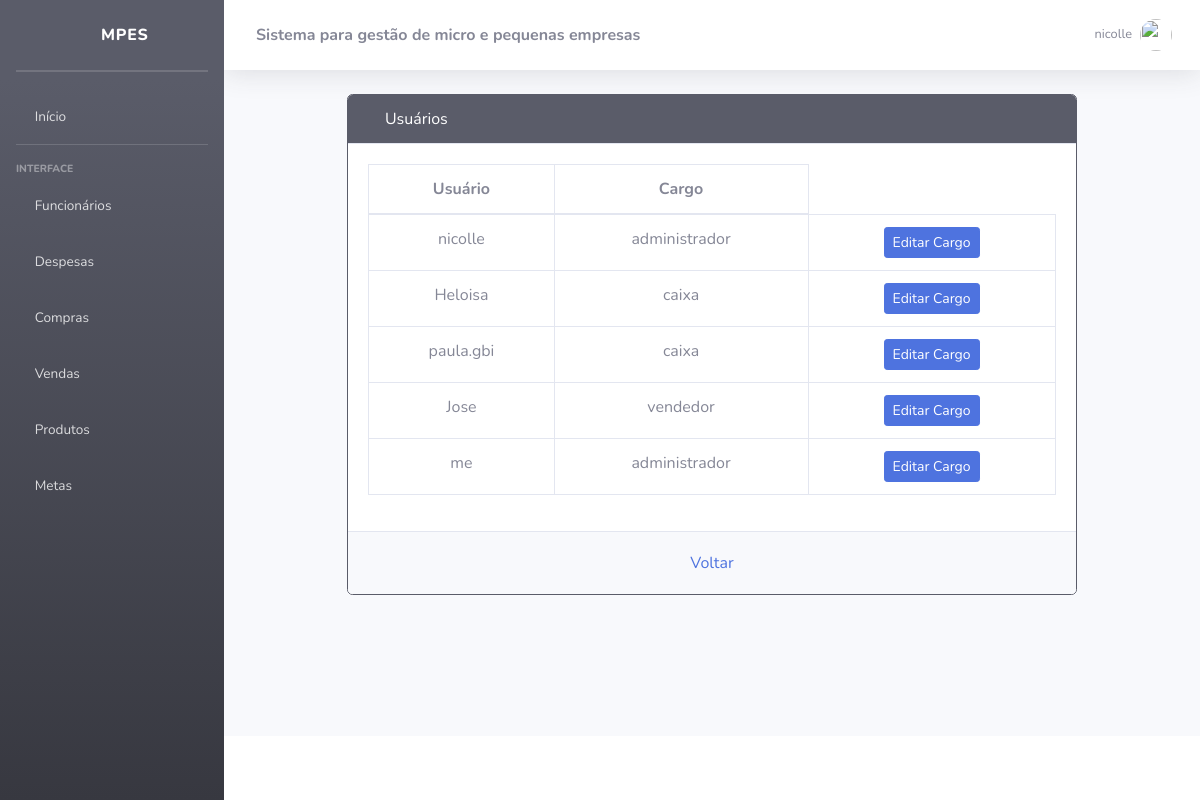
The page /accounts/Usuarios/ (signed in) on the database its author committed.
### accounts/models.py (models this page shows)
class Usuario(User):
    ESCOLHAS_CARGO = [
        ('vendedor', 'Vendedor'),
        ('caixa', 'Caixa'),
        ('administrador','Administrador')
    ]
    data_nascimento = models.DateField(null=True, blank=True)
    cpf = models.CharField(max_length=14, unique=True, null=True, blank=True)
    telefone = models.CharField(max_length=15, null=True, blank=True)
    cargo = models.CharField(max_length=20, choices=ESCOLHAS_CARGO, blank=True, null=True)

### accounts/views.py (the view)
# urls.py: path('Usuarios/', listarUsuarios, name='listarUsuarios'),
@group_required(['administrador'], "/accounts/login/")
def listarUsuarios(request):
    usuario = Usuario.objects.all()
    return render(request, "registration/listarUsuarios.html", {'usuario': usuario})

### MPEs/utils.py (called while the page is built, shortened)
def group_required(groups, login_url=None, raise_exception=False):
    def check_perms(user):
        if user.is_superuser:
            return True
        if user.groups.filter(name='administrador').exists():
            return True
    return user_passes_test(check_perms, login_url=login_url)

### templates/registration/listarUsuarios.html
{% extends 'base.html' %}
{% block content %}
  <div class="container my-4">
    <div class="row justify-content-center">
      <div class="col-lg-10 col-md-12">
        <div class="card border-dark">
          <div class="card-header bg-dark text-white">
            <i class="fas fa-users me-2"></i>
            Usuários
          </div>
          <div class="card-body">
            <div class="table-responsive">
              <table class="table table-bordered text-center" id="dataTable" width="100%" cellspacing="0">
                <thead>
                  <tr>
                    <th>Usuário</th>
                    <th>Cargo</th>
                  </tr>
                </thead>
                <tbody>
                  {% if usuario %}
                    {% for usuarios in usuario %}
                      <tr>
                        <td>{{ usuarios.username }}</td>
                        <td>{{ usuarios.cargo }}</td>
                        <td>
                          <a href="{% url 'editarUsuario' usuarios.id %}" class="btn btn-primary btn-sm">Editar Cargo</a>
                        </td>
                      </tr>
                    {% endfor %}
                  {% else %}
                    <tr>
                      <td colspan="3" class="text-center">Nenhum usuário encontrado</td>
                    </tr>
                  {% endif %}
                </tbody>
              </table>
            </div>
          </div>
          <div class="card-footer bg-light text-center">
            <a href="{% url 'home' %}" class="btn btn-link">Voltar</a>
          </div>
        </div>
      </div>
    </div>
  </div>
{% endblock %}

### templates/topbar.html (shortened to what this page needs)
{% load static %}
<nav class="navbar navbar-expand navbar-light bg-white topbar mb-4 static-top shadow">
    <div class="sidebar-brand-text mx-3"><strong>Sistema para gestão de micro e pequenas empresas</strong></div>
    <ul class="navbar-nav ml-auto">
        <li class="nav-item dropdown no-arrow d-sm-none">
        <li class="nav-item dropdown no-arrow">
            <a class="nav-link dropdown-toggle" href="#" id="userDropdown" role="button"
                data-toggle="dropdown" aria-haspopup="true" aria-expanded="false">
                <span class="mr-2 d-none d-lg-inline text-gray-600 small">{{ user }}</span>
                <img class="img-profile rounded-circle"
                src="{% static 'img/undraw_profile.svg' %}">
        </a>
        </li>
    </ul>
</nav>

### rows shown on the page
Usuario: username "nicolle", cargo "administrador"
Usuario: username "Heloisa", cargo "caixa"
Usuario: username "paula.gbi", cargo "caixa"
Usuario: username "Jose", cargo "vendedor"
Usuario: username "me", cargo "administrador"

### other values the page prints
{{ user }} "nicolle"
